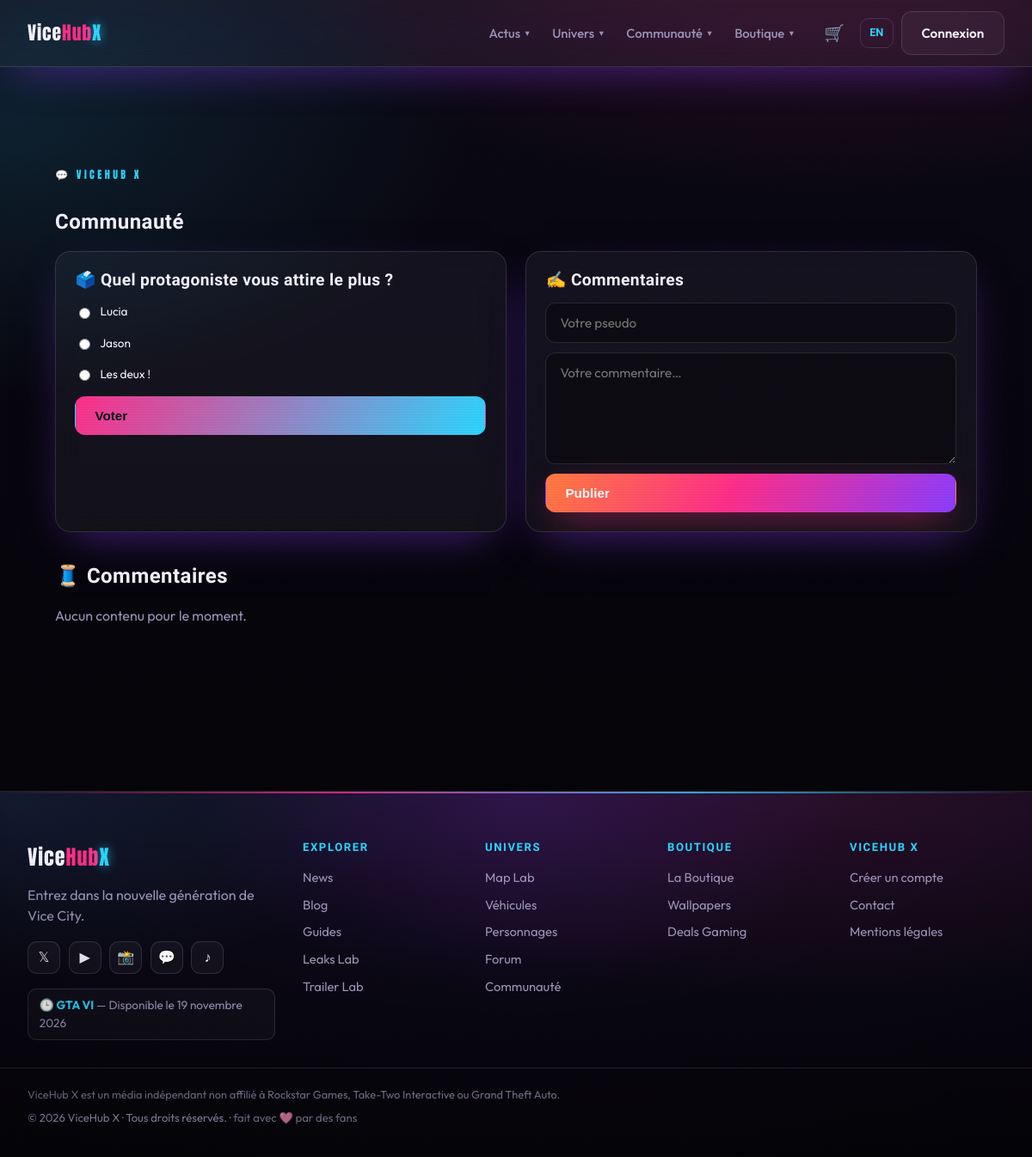
Screenshot of /pages/community.php with the database file from the repository.
### tables this page shows
CREATE TABLE polls (
    id       INT AUTO_INCREMENT PRIMARY KEY,
    question VARCHAR(200) NOT NULL,
    lang     ENUM('fr','en') NOT NULL DEFAULT 'fr',
    active   TINYINT(1) NOT NULL DEFAULT 1
);

CREATE TABLE poll_options (
    id      INT AUTO_INCREMENT PRIMARY KEY,
    poll_id INT NOT NULL,
    label   VARCHAR(160) NOT NULL,
    FOREIGN KEY (poll_id) REFERENCES polls(id) ON DELETE CASCADE
);

CREATE TABLE settings (
    id    INT AUTO_INCREMENT PRIMARY KEY,
    `key` VARCHAR(80) NOT NULL UNIQUE,
    value TEXT
);

### includes/functions.php (called while the page is built, shortened)
<?php
function e(?string $value): string
{
    return htmlspecialchars((string) $value, ENT_QUOTES | ENT_SUBSTITUTE, 'UTF-8');
}
function t(string $key): string
{
    return $GLOBALS['LANG'][$key] ?? $key;
}
function lang(): string
{
    return $GLOBALS['LANG_CODE'] ?? 'fr';
}
function with_lang(string $url): string
{
    $sep = str_contains($url, '?') ? '&' : '?';
    return $url . $sep . 'lang=' . lang();
}
function asset(string $path): string
{
    return BASE_URL . '/public/assets/' . ltrim($path, '/');
}
function url(string $path): string
{
    return BASE_URL . '/' . ltrim($path, '/');
}
function is_logged_in(): bool
{
    return !empty($_SESSION['user_id']);
}
function get_setting(string $key, ?string $default = null): ?string
{
    $stmt = db()->prepare('SELECT value FROM settings WHERE `key` = ? LIMIT 1');
    $stmt->execute([$key]);
    $row = $stmt->fetch();
    return $row['value'] ?? $default;
}
function release_date(): string
{
    return get_setting('release_date', RELEASE_DATE) ?: RELEASE_DATE;
}
function release_human(): string
{
    $ts = strtotime(release_date());
    $d = (int) date('j', $ts);
    $m = (int) date('n', $ts);
    $y = date('Y', $ts);
    $fr = [1 => 'janvier', 'février', 'mars', 'avril', 'mai', 'juin', 'juillet', 'août', 'septembre', 'octobre', 'novembre', 'décembre'];
    $en = [1 => 'January', 'February', 'March', 'April', 'May', 'June', 'July', 'August', 'September', 'October', 'November', 'December'];
    return lang() === 'fr'
        ? "Disponible le {$d} {$fr[$m]} {$y}"
        : "Coming {$en[$m]} {$d}, {$y}";
}
function adsense_client(): ?string
{
    $c = trim((string) get_setting('adsense_client', ''));
    return $c !== '' ? $c : null;
}

### config/database.php (called while the page is built, shortened)
<?php
function db(): PDO
{
    static $pdo = null;
    if ($pdo instanceof PDO) {
        return $pdo;
    }
    $dsn = sprintf(
        'mysql:host=%s;port=%s;dbname=%s;charset=utf8mb4',
        DB_HOST,
        DB_PORT,
        DB_NAME
    );
    try {
        $pdo = new PDO($dsn, DB_USER, DB_PASS, [
            PDO::ATTR_ERRMODE            => PDO::ERRMODE_EXCEPTION,
            PDO::ATTR_DEFAULT_FETCH_MODE => PDO::FETCH_ASSOC,
            PDO::ATTR_EMULATE_PREPARES   => false,
        ]);
    } catch (PDOException $e) {
        http_response_code(500);
        $hint = (getenv('APP_ENV') ?: 'dev') === 'prod'
            ? 'Service momentanément indisponible.'
            : 'Connexion base de données impossible : ' . $e->getMessage()
              . ' — vérifiez config/config.php et que la base "' . DB_NAME . '" existe.';
        exit('<p style="font-family:sans-serif;padding:2rem;color:#fff;background:#0a0a12">'
            . htmlspecialchars($hint, ENT_QUOTES, 'UTF-8') . '</p>');
    }
    return $pdo;
}

### pages/community.php (the view, shortened to what this page needs)
<?php
$poll = db()->prepare('SELECT * FROM polls WHERE active = 1 AND lang = ? ORDER BY id DESC LIMIT 1');
$poll->execute([lang()]);
$poll = $poll->fetch();
$options = [];
if ($poll) {
    $stmt = db()->prepare(
        'SELECT o.id, o.label, COUNT(v.id) AS votes
         FROM poll_options o LEFT JOIN poll_votes v ON v.option_id = o.id
         WHERE o.poll_id = ? GROUP BY o.id, o.label ORDER BY o.id'
    );
    $stmt->execute([$poll['id']]);
    $options = $stmt->fetchAll();
}
$comments = db()->query(
    "SELECT c.author_name, c.body, c.created_at, a.title
     FROM comments c JOIN articles a ON a.id = c.article_id
     WHERE c.status = 'approved' ORDER BY c.created_at DESC LIMIT 12"
)->fetchAll();
$total_votes = array_sum(array_map(fn($o) => (int) $o['votes'], $options)) ?: 0;
$has_voted = $poll && !empty($_SESSION['voted_poll_' . $poll['id']]);
require ROOT_PATH . '/includes/header.php';
?>
<section class="section">
    <span class="eyebrow">💬 ViceHub X</span>
    <h1><?= e(t('page_community_title')) ?></h1>
    <div class="cards" style="grid-template-columns:1fr 1fr">
        <?php if ($poll): ?>
        <div class="card glass" style="padding:1.4rem">
            <h2 style="font-size:1.2rem;margin-top:0">🗳️ <?= e($poll['question']) ?></h2>
            <?php if ($has_voted): ?>
                <?php foreach ($options as $o):
                    $pct = $total_votes ? round(100 * (int) $o['votes'] / $total_votes) : 0; ?>
                    <div style="margin:.6rem 0">
                        <div style="display:flex;justify-content:space-between">
                            <span><?= e($o['label']) ?></span><span class="muted"><?= $pct ?>%</span>
                        </div>
                        <div style="height:8px;border-radius:8px;background:rgba(255,255,255,.1);overflow:hidden">
                            <div style="height:100%;width:<?= $pct ?>%;background:var(--grad-neon)"></div>
                        </div>
                    </div>
                <?php endforeach; ?>
                <p class="muted" style="font-size:.8rem"><?= $total_votes ?> votes</p>
            <?php else: ?>
                <form method="post" class="form" style="gap:.6rem">
                    <?php foreach ($options as $o): ?>
                        <label style="display:flex;gap:.5rem;align-items:center;color:var(--ink)">
                            <input type="radio" name="option_id" value="<?= (int) $o['id'] ?>" required style="width:auto">
                            <?= e($o['label']) ?>
                        </label>
                    <?php endforeach; ?>
                    <button class="btn btn--blue" type="submit"><?= e(t('poll_vote')) ?></button>
                </form>
            <?php endif; ?>
        </div>
        <?php endif; ?>
        <div class="card glass" style="padding:1.4rem">
            <h2 style="font-size:1.2rem;margin-top:0">✍️ <?= e(t('comments')) ?></h2>
            <form method="post" class="form" style="gap:.7rem">
                <input type="text" name="name" maxlength="80" required placeholder="<?= e(t('comment_name')) ?>">
                <textarea name="body" maxlength="2000" required placeholder="<?= e(t('comment_ph')) ?>"></textarea>
                <button class="btn btn--primary" type="submit"><?= e(t('comment_btn')) ?></button>
            </form>
        </div>
    </div>
    <h2 style="margin-top:2.4rem">🧵 <?= e(t('comments')) ?></h2>
    <?php if ($comments): ?>
        <?php foreach ($comments as $c): ?>
            <div class="glass reveal" style="border-radius:14px;padding:1rem 1.2rem;margin-bottom:.8rem">
                <strong><?= e($c['author_name']) ?></strong>
                <span class="muted" style="font-size:.8rem"> · <?= e(fmt_date($c['created_at'])) ?></span>
                <p style="margin:.4rem 0 0"><?= e($c['body']) ?></p>
            </div>
        <?php endforeach; ?>
    <?php else: ?>
        <p class="muted"><?= e(t('no_content')) ?></p>
    <?php endif; ?>
</section>
<?php require ROOT_PATH . '/includes/footer.php'; ?>

### includes/header.php (shortened to what this page needs)
<?php
$BODY_CLASS   = $BODY_CLASS   ?? '';
$nav = [
    ['label' => lang() === 'fr' ? 'Actus' : 'News', 'children' => [
        ['news.php',        t('nav_news')],
        ['blog.php',        'Blog'],
        ['guides.php',      t('nav_guides')],
        ['leaks-lab.php',   t('nav_leaks')],
        ['trailer-lab.php', t('nav_trailer')],
    ]],
    ['label' => lang() === 'fr' ? 'Univers' : 'Universe', 'children' => [
        ['map.php',        t('nav_map')],
        ['vehicles.php',   t('nav_vehicles')],
        ['characters.php', t('nav_characters')],
    ]],
    ['label' => t('nav_community'), 'children' => [
        ['forum.php',     'Forum'],
        ['community.php', lang() === 'fr' ? 'Sondages & débats' : 'Polls & debates'],
    ]],
    ['label' => t('nav_shop'), 'children' => [
        ['shop.php',  lang() === 'fr' ? 'La Boutique' : 'The Shop'],
        ['deals.php', t('nav_deals')],
    ]],
];
$other_lang  = lang() === 'fr' ? 'en' : 'fr';
$current_uri = strtok($_SERVER['REQUEST_URI'] ?? '/', '?');
?>
<!DOCTYPE html>
<html lang="<?= e(lang()) ?>">
<head>
    <link rel="stylesheet" href="<?= e(asset('css/style.css')) ?>">
    <?php if ($ac = adsense_client()): ?>
    <script async src="https://pagead2.googlesyndication.com/pagead/js/adsbygoogle.js?client=<?= e($ac) ?>"
></script>
    <?php endif; ?>
</head>
<body class="<?= e($BODY_CLASS) ?>">
<div class="fx-grain" aria-hidden="true"></div>
<div class="fx-scan" aria-hidden="true"></div>
<div class="fx-vignette" aria-hidden="true"></div>
<header class="site-header glass">
    <div class="header-inner">
        <a class="logo" href="<?= e(with_lang(url('index.php'))) ?>">
            Vice<span class="logo-accent">Hub</span><span class="logo-x">X</span>
        </a>
        <nav class="site-nav" aria-label="Navigation principale">
            <?php foreach ($nav as $item): ?>
                <?php if (isset($item['children'])): ?>
                    <div class="nav-group">
                        <button class="nav-group__btn" type="button" aria-expanded="false" aria-haspopup="true">
                            <?= e($item['label']) ?> <span class="nav-caret" aria-hidden="true">▾</span>
                        </button>
                    </div>
                <?php else: ?>
                    <a class="nav-link" href="<?= e(with_lang(url('pages/' . $item['href']))) ?>"><?= e($item['label']) ?></a>
                <?php endif; ?>
            <?php endforeach; ?>
        </nav>
        <div class="header-actions">
            <a class="cart-link" href="<?= e(with_lang(url('pages/cart.php'))) ?>" aria-label="<?= e(t('cart_title')) ?>">
                🛒<?php $cc = cart_count(); if ($cc > 0): ?><span class="cart-badge"><?= $cc ?></span><?php endif; ?>
            </a>
            <a class="lang-switch" href="<?= e($current_uri . '?lang=' . $other_lang) ?>"><?= e(t('lang_switch')) ?></a>
            <?php if (is_logged_in()): ?>
                <a class="btn btn--ghost" href="<?= e(with_lang(url('pages/account.php'))) ?>">👤 <?= e(mb_strimwidth(display_name(), 0, 14, '…')) ?></a>
            <?php else: ?>
                <a class="btn btn--ghost" href="<?= e(with_lang(url('pages/login.php'))) ?>"><?= lang() === 'fr' ? 'Connexion' : 'Login' ?></a>
            <?php endif; ?>
        </div>
    </div>
</header>
<main id="main" class="<?= $BODY_CLASS === 'is-home' ? '' : 'page-main' ?>">

### includes/footer.php (shortened to what this page needs)
</main>
<footer class="site-footer">
    <div class="footer-glow" aria-hidden="true"></div>
    <div class="footer-inner">
        <div class="footer-brand">
            <a class="logo" href="<?= e(with_lang(url('index.php'))) ?>">Vice<span class="logo-accent">Hub</span><span class="logo-x">X</span></a>
            <p class="footer-tag"><?= e(lang() === 'fr' ? APP_SLOGAN_FR : APP_SLOGAN_EN) ?></p>
            <div class="footer-social" aria-label="Réseaux sociaux">
                <a href="#" aria-label="X / Twitter" title="X">𝕏</a>
                <a href="#" aria-label="YouTube" title="YouTube">▶</a>
                <a href="#" aria-label="Instagram" title="Instagram">📸</a>
                <a href="#" aria-label="Discord" title="Discord">💬</a>
                <a href="#" aria-label="TikTok" title="TikTok">♪</a>
            </div>
            <p class="footer-countdown">🕒 <b>GTA VI</b> — <?= e(release_human()) ?></p>
        </div>
        <nav class="footer-links" aria-label="Explorer">
            <h4><?= lang() === 'fr' ? 'Explorer' : 'Explore' ?></h4>
            <a href="<?= e(with_lang(url('pages/news.php'))) ?>"><?= e(t('nav_news')) ?></a>
            <a href="<?= e(with_lang(url('pages/blog.php'))) ?>">Blog</a>
            <a href="<?= e(with_lang(url('pages/guides.php'))) ?>"><?= e(t('nav_guides')) ?></a>
            <a href="<?= e(with_lang(url('pages/leaks-lab.php'))) ?>"><?= e(t('nav_leaks')) ?></a>
            <a href="<?= e(with_lang(url('pages/trailer-lab.php'))) ?>"><?= e(t('nav_trailer')) ?></a>
        </nav>
        <nav class="footer-links" aria-label="Univers">
            <h4><?= lang() === 'fr' ? 'Univers' : 'Universe' ?></h4>
            <a href="<?= e(with_lang(url('pages/map.php'))) ?>"><?= e(t('nav_map')) ?></a>
            <a href="<?= e(with_lang(url('pages/vehicles.php'))) ?>"><?= e(t('nav_vehicles')) ?></a>
            <a href="<?= e(with_lang(url('pages/characters.php'))) ?>"><?= e(t('nav_characters')) ?></a>
            <a href="<?= e(with_lang(url('pages/forum.php'))) ?>">Forum</a>
            <a href="<?= e(with_lang(url('pages/community.php'))) ?>"><?= e(t('nav_community')) ?></a>
        </nav>
        <nav class="footer-links" aria-label="Boutique">
            <h4><?= e(t('nav_shop')) ?></h4>
            <a href="<?= e(with_lang(url('pages/shop.php'))) ?>"><?= lang() === 'fr' ? 'La Boutique' : 'The Shop' ?></a>
            <a href="<?= e(with_lang(url('pages/shop.php?cat=wallpaper'))) ?>">Wallpapers</a>
            <a href="<?= e(with_lang(url('pages/deals.php'))) ?>"><?= e(t('nav_deals')) ?></a>
        </nav>
        <nav class="footer-links" aria-label="ViceHub X">
            <h4>ViceHub X</h4>
            <?php if (is_logged_in()): ?>
                <a href="<?= e(with_lang(url('pages/account.php'))) ?>"><?= lang() === 'fr' ? 'Mon compte' : 'My account' ?></a>
            <?php else: ?>
                <a href="<?= e(with_lang(url('pages/register.php'))) ?>"><?= lang() === 'fr' ? 'Créer un compte' : 'Sign up' ?></a>
            <?php endif; ?>
            <a href="<?= e(with_lang(url('pages/contact.php'))) ?>"><?= e(t('nav_contact')) ?></a>
            <a href="<?= e(with_lang(url('pages/legal.php'))) ?>"><?= e(t('page_legal_title')) ?></a>
        </nav>
    </div>
    <div class="footer-bottom">
        <p class="disclaimer"><?= e(t('legal_disclaimer')) ?></p>
        <p class="footer-copy">&copy; <?= date('Y') ?> <?= e(APP_NAME) ?> · <?= e(t('footer_rights')) ?> · <span class="footer-heart">fait avec 🩷 par des fans</span></p>
    </div>
</footer>
</body>
</html>

### rows the page displays
polls: question "Quel protagoniste vous attire le plus ?"
poll_options: label "Lucia"
poll_options: label "Jason"
poll_options: label "Les deux !"
settings: value "Disponible le 19 novembre 2026"

### other values shown
$item['label'] "Actus"
$item['label'] "Univers"
$item['label'] "Communauté"
$item['label'] "Boutique"
t('lang_switch') "EN"
t('page_community_title') "Communauté"
t('poll_vote') "Voter"
t('comments') "Commentaires"
t('comment_btn') "Publier"
t('no_content') "Aucun contenu pour le moment."
lang() === 'fr' ? APP_SLOGAN_FR : APP_SLOGAN_EN "Entrez dans la nouvelle génération de Vice City."
t('nav_news') "News"
t('nav_guides') "Guides"
t('nav_leaks') "Leaks Lab"
t('nav_trailer') "Trailer Lab"
